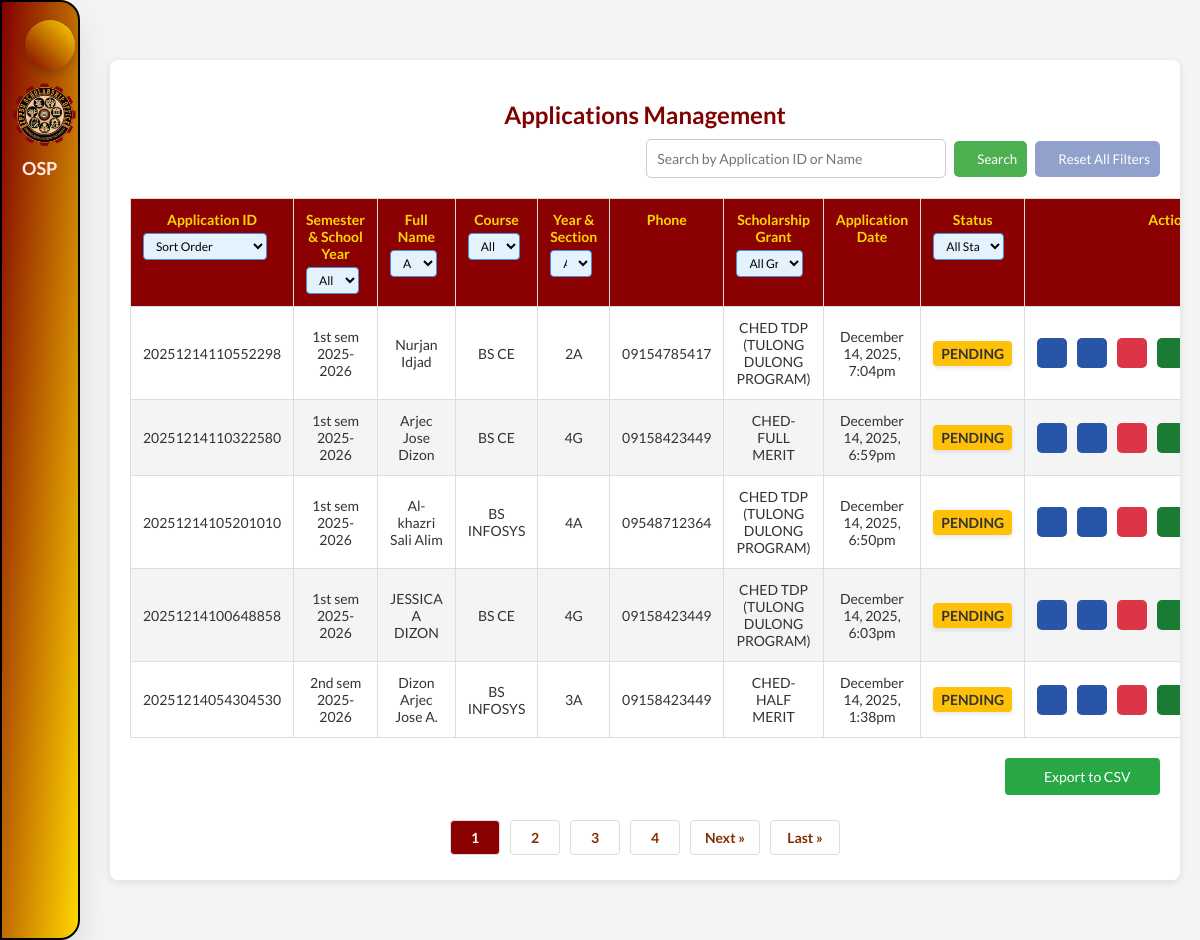
Page /views/applications.php (signed in) on the committed database.
### tables this page shows
CREATE TABLE `scholarship_applications` (
  `application_id` varchar(20) NOT NULL,
  `date` datetime DEFAULT NULL,
  `semester` varchar(10) NOT NULL,
  `school_year` varchar(9) DEFAULT NULL,
  `full_name` varchar(100) NOT NULL,
  `course` varchar(50) NOT NULL,
  `yr_sec` varchar(15) NOT NULL,
  `major` varchar(50) NOT NULL,
  `cell_no` varchar(15) DEFAULT NULL,
  `permanent_address` text DEFAULT NULL,
  `zip_code` int(11) NOT NULL,
  `present_address` text DEFAULT NULL,
  `email` varchar(100) DEFAULT NULL,
  `sex` varchar(100) NOT NULL,
  `date_of_birth` date DEFAULT NULL,
  `age` int(11) NOT NULL,
  `place_of_birth` varchar(50) DEFAULT NULL,
  `civil_status` enum('single','married','widowed','divorced','separated') DEFAULT NULL,
  `religion` varchar(100) DEFAULT NULL,
  `scholarship_grant` varchar(100) DEFAULT NULL,
  `disability` varchar(100) DEFAULT NULL,
  `indigenous_group` varchar(100) DEFAULT NULL,
  `reason_scholarship` text NOT NULL,
  `user_id` int(11) DEFAULT NULL,
  `status` enum('pending','approved','not qualified') NOT NULL DEFAULT 'pending',
  `notified` int(11) NOT NULL,
  `attachments` varchar(255) NOT NULL
);

### views/applications.php (the view, shortened to what this page needs)
<?php
require '../includes/session.php';
try {
    $limit = 5;
    $page = isset($_GET['page']) && is_numeric($_GET['page']) && $_GET['page'] > 0 ? (int) $_GET['page'] : 1;
    $offset = ($page - 1) * $limit;
    $whereConditions = ["1=1"];
    $whereClause = implode(' AND ', $whereConditions);
    $totalQuery = $pdo->prepare("SELECT COUNT(*) AS total FROM scholarship_applications WHERE $whereClause");
    $totalQuery->execute();
    $totalRows = $totalQuery->fetchColumn();
    $totalPages = ceil($totalRows / $limit);
    $sortBy = isset($_GET['sort_by']) && in_array($_GET['sort_by'], ['application_id', 'full_name', 'course', 'yr_sec', 'date', 'status', 'sem_sy']) ? $_GET['sort_by'] : 'application_id';
    $sortOrder = isset($_GET['sort']) && $_GET['sort'] == 'asc' ? 'ASC' : 'DESC';
    $query = "
        SELECT
            sa.application_id,
            CONCAT(sa.semester, ' ', sa.school_year) as sem_sy,
            sa.full_name,
            sa.course,
            sa.yr_sec,
            sa.cell_no,
            sa.scholarship_grant,
            sa.date,
            sa.status,
            sa.notified
        FROM scholarship_applications sa
        WHERE $whereClause
        ORDER BY $sortBy $sortOrder, application_id $sortOrder
        LIMIT :limit OFFSET :offset
    ";
    $stmt = $pdo->prepare($query);
    $stmt->bindValue(':limit', $limit, PDO::PARAM_INT);
    $stmt->bindValue(':offset', $offset, PDO::PARAM_INT);
    $stmt->execute();
    $rows = $stmt->fetchAll(PDO::FETCH_ASSOC);
} catch (PDOException $e) {
    die("Error fetching data: " . $e->getMessage());
}
?>
<!DOCTYPE html>
<html lang="en">
<head>
    <link rel="stylesheet" href="../css/styles.css?v=<?php echo time(); ?>">
    <link rel="stylesheet" href="../css/preloader.css?v=<?php echo time(); ?>">
    <link rel="stylesheet" href="../css/applications.css?v=<?php echo time(); ?>">
</head>
<body>
    <nav class="stroke" id="sideNav">
        <ul>
            <li>
                <a href="#" class="logo">
                    <div style="display: flex; align-items: center;">
                        <img src="../assets/images/icons/scholarship_seal.png" alt="Scholarship Seal">
                    </div>
                    <span class="nav-item" style="margin-left: 10px;">OSP</span>
                </a>
            </li>
            <?php if ($_SESSION["role"] === 'admin'): ?>
                <li>
                    <a href="./dashboard.php">
                        <i class="fas fa-solid fa-gauge"></i>
                    </a>
                </li>
                <li><a href="./announcement.php"><i class="fas fa-bullhorn"></i>
                        <span class="nav-item-2">Announcements</span></a>
                </li>
                <li>
                    <a href="./scholarship_form.php">
                        <i class="fas fa-solid fa-file"></i>
                    </a>
                </li>
                <li><a href="./manage_dropdowns.php"><i class="fas fa-list"></i><span class="nav-item-2">Scholarship Settings</span></a></li>
                <li>
                    <a href="./applications.php" class="activea">
                        <i class="fas fa-solid fa-folder"></i>
                    </a>
                </li>
                <li><a href="./logs.php"><i class="fas fa-clipboard-list"></i>
                        <span class="nav-item-2">Logs</span></a></li>
            <?php endif; ?>
            <li>
                <a href="../auth/logout.php" class="logout">
                    <i class="fas fa-solid fa-right-from-bracket"></i>
                </a>
            </li>
        </ul>
                <button class="toggle-btn" onclick="toggleNav()">
            <i class="fas fa-bars" id="toggle-icon"></i>
    </nav>
<div class="content">
    <div class="container">
        <h1>Applications Management</h1>
        <div class="table-container">
            <div class="search-container">
                <form action="" method="GET" id="filterForm">
                    <input type="text" name="search" id="searchInput" placeholder="Search by Application ID or Name"
                        value="<?php echo isset($_GET['search']) ? htmlspecialchars($_GET['search']) : ''; ?>">
                    <button type="submit" class="btn-search"><i class="fas fa-search"></i> Search</button>
                    <button type="button" class="btn-reset" id="resetButton" onclick="resetFilters()">
                        <i class="fas fa-redo"></i> Reset All Filters
                    </button>
                </form>
            </div>
        </div>
        <table>
            <thead>
                <tr>
                    <th>
                        Application ID
                        <select id="sortDropdown" onchange="updateSort('application_id')" class="table-header-filter">
                            <option value="">Sort Order</option>
                        </select>
                    </th>
                    <th>
                        Semester & School Year
                        <select name="sem_sy_filter" onchange="applyTableFilter(this)" class="table-header-filter">
                            <option value="">All Semesters</option>
                        </select>
                    </th>
                    <th>
                        Full Name
                        <select name="name_filter" onchange="applyTableFilter(this)" class="table-header-filter">
                            <option value="">All Names</option>
                        </select>
                    </th>
                    <th>
                        Course
                        <select name="course_filter" onchange="applyTableFilter(this)" class="table-header-filter">
                            <option value="">All Courses</option>
                        </select>
                    </th>
                    <th>
                        Year & Section
                        <select name="yr_sec_filter" onchange="applyTableFilter(this)" class="table-header-filter">
                            <option value="">All Year & Sections</option>
                        </select>
                    </th>
                    <th>
                        Phone
                    </th>
                    <th>
                        Scholarship Grant
                        <select name="grant_filter" onchange="applyTableFilter(this)" class="table-header-filter">
                            <option value="">All Grants</option>
                        </select>
                    </th>
                    <th>
                        Application Date
                    </th>
                    <th>
                        Status
                        <select name="sort_status" onchange="applyTableFilter(this)" class="table-header-filter">
                            <option value="">All Status</option>
                        </select>
                    </th>
                    <th>Actions</th>
                </tr>
            </thead>
            <tbody>
                <?php if (count($rows) > 0): ?>
                    <?php foreach ($rows as $row): ?>
                        <tr>
                            <td><?= htmlspecialchars($row['application_id']) ?></td>
                            <td><?= htmlspecialchars($row['sem_sy'] ?? 'N/A') ?></td>
                            <td><?= htmlspecialchars($row['full_name']) ?></td>
                            <td><?= htmlspecialchars($row['course']) ?></td>
                            <td><?= htmlspecialchars($row['yr_sec']) ?></td>
                            <td><?= htmlspecialchars($row['cell_no']) ?></td>
                            <td><?= htmlspecialchars($row['scholarship_grant']) ?></td>
                            <td>
                                <?php
                                $formattedDate = date('F j, Y, g:ia', strtotime($row['date']));
                                echo htmlspecialchars($formattedDate);
                                ?>
                            </td>
                            <td>
                                <span class="status <?php echo htmlspecialchars($row['status']); ?>">
                                    <?php echo htmlspecialchars(ucfirst($row['status'])); ?>
                                </span>
                            </td>
                            <td>
                                <div class="actions">
                                    <a href="../application_process/view_application_admin.php?id=<?= $row['application_id'] ?>"
                                        class="btn-view" data-tooltip="View Application">
                                        <i class="fas fa-solid fa-eye"></i>
                                    </a>
                                    <a href="../application_process/edit_application_admin.php?id=<?= $row['application_id'] ?>"
                                        class="btn-view" data-tooltip="Edit Application">
                                        <i class="fas fa-pencil-alt"></i>
                                    </a>
                                    <a href="../application_process/delete_application.php?id=<?= $row['application_id'] ?>"
                                        class="btn-delete"
                                        onclick="return confirm('This action cannot be undone. Proceed with deletion?');"
                                        data-tooltip="Delete Application">
                                        <i class="fas fa-solid fa-trash"></i>
                                    </a>
                                    <?php if ($row['status'] === 'approved' && $row['notified'] === 'no'): ?>
                                        <a href="../application_process/approve_application.php?id=<?= $row['application_id'] ?>&action=notify"
                                            class="btn-notify"
                                            onclick="return confirm('Are you sure you want to notify the applicant?');"
                                            data-tooltip="Notify Applicant">
                                            <i class="fas fa-solid fa-envelope"></i>
                                        </a>
                                    <?php elseif ($row['status'] !== 'approved'): ?>
                                        <a href="../application_process/approve_application.php?id=<?= $row['application_id'] ?>&action=notify"
                                            class="btn-approve"
                                            onclick="return confirm('Are you sure you want to approve this application and notify the applicant?');"
                                            data-tooltip="Approve Application and Notify">
                                            <i class="fas fa-solid fa-envelope"></i>
                                        </a>
                                    <?php endif; ?>
                                </div>
                            </td>
                        </tr>
                    <?php endforeach; ?>
                <?php endif; ?>
            </tbody>
        </table>
        <div class="export-button-container">
            <a href="../application_process/export_application.php?<?php echo htmlspecialchars(buildQueryString()); ?>" class="btn-export">
                <i class="fas fa-solid fa-download"></i> Export to CSV
            </a>
        </div>
        <ul class="pagination">
            <?php for ($i = 1; $i <= $totalPages; $i++): ?>
                <li><a href="?<?php echo buildQueryString(['page' => $i]); ?>" class="<?php echo $i == $page ? 'active' : ''; ?>">
                    <?php echo $i; ?>
                </a></li>
            <?php endfor; ?>
            <?php if ($page < $totalPages): ?>
                <li><a href="?<?php echo buildQueryString(['page' => $page + 1]); ?>" class="prev-next">Next &raquo;</a></li>
                <li><a href="?<?php echo buildQueryString(['page' => $totalPages]); ?>" class="prev-next">Last &raquo;</a></li>
            <?php endif; ?>
        </ul>
    </div>
</div>
</body>
</html>
<?php
function buildQueryString($newParams = []) {
    $params = $_GET;
    foreach ($newParams as $key => $value) {
        $params[$key] = $value;
    }
    return http_build_query($params);
}

### css/styles.css (style rules this page uses)
* { margin: 0; padding: 0; outline: none; border: none; text-decoration: none; box-sizing: border-box; font-family: "Lato", sans-serif; }
body { background: #f4f4f4; overflow-x: hidden; }
.logo { margin-top: 70px; text-align: start; display: flex; flex-direction: column; align-items: start; transition: all 0.5s ease; }
.logo img { width: 65px; height: 65px; margin-bottom: 10px; }
.logo span { font-weight: bold; font-size: 18px; text-align: center; }
nav { position: fixed; top: 0; bottom: 0; left: 0; height: 100%; background: linear-gradient(to bottom right, #800000, #ffd700); width: 80px; overflow: hidden; transition: width 0.3s ease, left 0.3s ease; box-shadow: 0 20px 35px rgba(0, 0, 0, 0.1); z-index: 99999; border-top-right-radius: 20px; border-bottom-right-radius: 20px; border: 2px solid black; }
a { position: relative; color: #ffe9e9 !important; font-size: 14px; display: table; width: 350px; padding: 10px; transition: background 0.3s ease, transform 0.3s ease, color 0.3s ease; font-weight: bold; text-decoration: none !important; }
nav ul li a, nav ul li a:after, nav ul li a:before { transition: all 0.5s; }
nav ul li a i { position: relative; width: 70px; height: 40px; top: 14px; font-size: 20px; text-align: center; }
.nav-item { position: relative; margin-left: 15px; }
.logout { position: absolute; bottom: 0; }
.activea { color: #ffd700 !important; font-weight: bold; }
.content { margin-left: 90px; padding: 20px; color: #333; transition: margin-left 0.3s ease; }
.content h1 { font-size: 24px; color: #800000; }
.toggle-btn { position: fixed; top: 25px; left: 25px; background: linear-gradient(45deg, #800000, #ffd700); color: white; border: none; padding: 14px; width: 50px; height: 50px; border-radius: 50%; cursor: pointer; z-index: 1100; font-size: 22px; display: flex; align-items: center; justify-content: center; box-shadow: 0 6px 12px rgba(0, 0, 0, 0.25); transition: all 0.3s cubic-bezier(0.175, 0.885, 0.32, 1.275); overflow: hidden; }
.toggle-btn i { display: flex; align-items: center; justify-content: center; width: 100%; height: 100%; }

### views/applications.php (style rules this page uses)
.table-header-filter { display: block; margin-top: 5px; padding: 4px 8px; width: 90%; font-size: 12px; border: 1px solid #ddd; border-radius: 4px; background-color: #f9f9f9; }
th { vertical-align: top; padding-top: 12px; }
.table-header-filter:not([value=""]) { background-color: #e3f2fd !important; border-color: #4a90e2 !important; }
.export-button-container { margin: 20px 0; text-align: right; }
.btn-export { display: inline-flex; align-items: center; gap: 8px; background-color: #28a745; color: white; padding: 10px 20px; border-radius: 4px; text-decoration: none; font-weight: 500; transition: background-color 0.3s; }

### rows in the picture
scholarship_applications: application_id "20251214110552298", sem_sy "1st sem 2025-2026", full_name "Nurjan Idjad", course "BS CE", yr_sec "2A", cell_no "09154785417", scholarship_grant "CHED TDP (TULONG DULONG PROGRAM)", date "December 14, 2025, 7:04pm", status "PENDING"
scholarship_applications: application_id "20251214110322580", sem_sy "1st sem 2025-2026", full_name "Arjec Jose Dizon", course "BS CE", yr_sec "4G", cell_no "09158423449", scholarship_grant "CHED-FULL MERIT", date "December 14, 2025, 6:59pm", status "PENDING"
scholarship_applications: application_id "20251214105201010", sem_sy "1st sem 2025-2026", full_name "Al-khazri Sali Alim", course "BS INFOSYS", yr_sec "4A", cell_no "09548712364", scholarship_grant "CHED TDP (TULONG DULONG PROGRAM)", date "December 14, 2025, 6:50pm", status "PENDING"
scholarship_applications: application_id "20251214100648858", sem_sy "1st sem 2025-2026", full_name "JESSICA A DIZON", course "BS CE", yr_sec "4G", cell_no "09158423449", scholarship_grant "CHED TDP (TULONG DULONG PROGRAM)", date "December 14, 2025, 6:03pm", status "PENDING"
scholarship_applications: application_id "20251214054304530", sem_sy "2nd sem 2025-2026", full_name "Dizon Arjec Jose A.", course "BS INFOSYS", yr_sec "3A", cell_no "09158423449", scholarship_grant "CHED-HALF MERIT", date "December 14, 2025, 1:38pm", status "PENDING"
